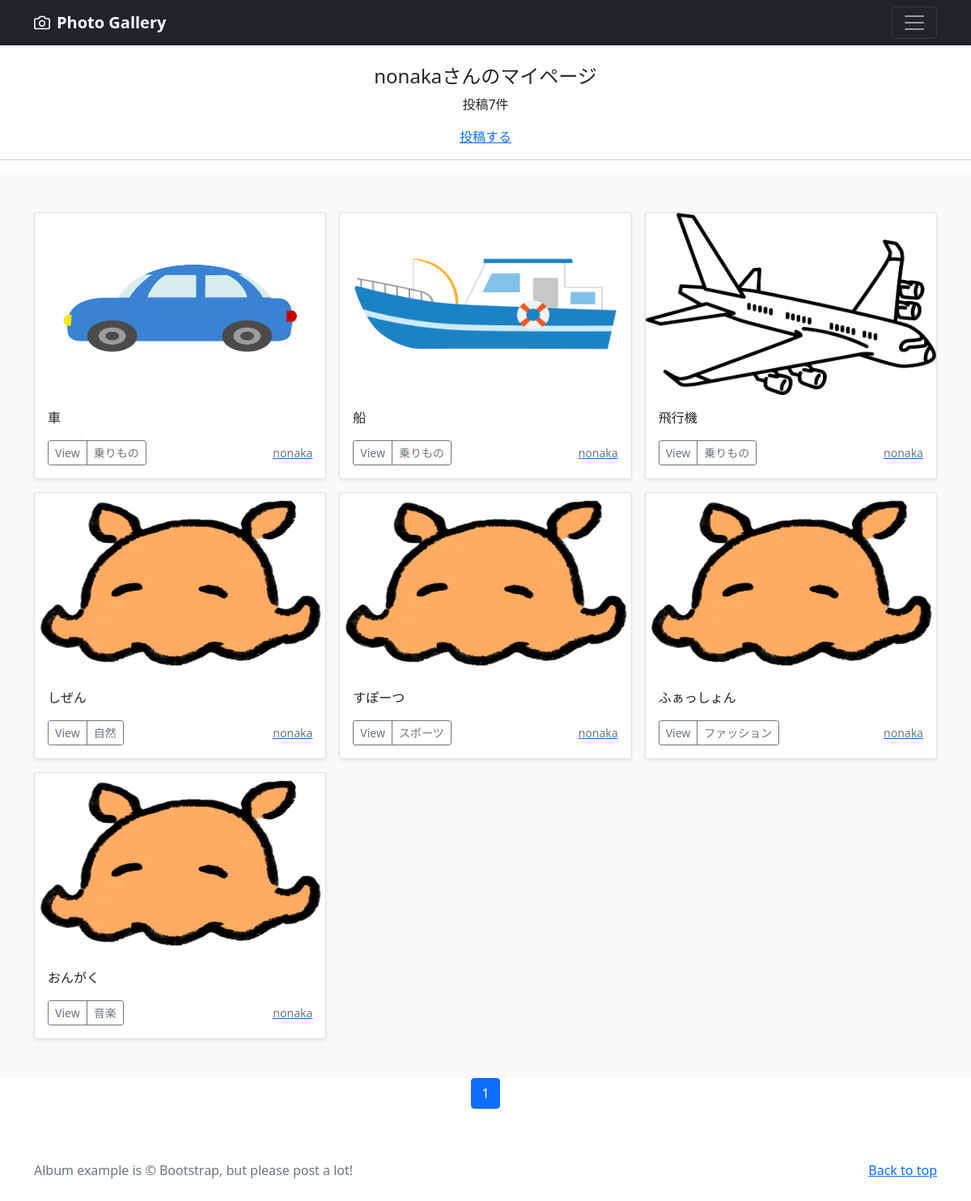
The app's page /mypage/ (signed in) with its own data.
### accounts/models.py (models this page shows)
class CustomUser(AbstractUser):
    pass

### photo/models.py (models this page shows, shortened)
class PhotoPost(models.Model):
    user = models.ForeignKey(
        CustomUser,
        verbose_name='ユーザー',
        on_delete=models.CASCADE
    )
    category = models.ForeignKey(
        Category,
        verbose_name='カテゴリ',
        on_delete=models.PROTECT
    )
    title = models.CharField(
        verbose_name='タイトル',
        max_length=200
    )
    comment = models.TextField(
        verbose_name='コメント'
    )
    image1 = models.ImageField(
        verbose_name='イメージ1',
        upload_to= 'photos',
    )
    image2 = models.ImageField(
        verbose_name= 'イメージ2',
        upload_to='photos',
        blank=True,
        null=True
    )
    posted_at = models.DateTimeField(
        verbose_name='投稿日時' ,
        auto_now_add=True
    )

class Category(models.Model):
    title = models.CharField(
        verbose_name='カテゴリ',
        max_length=20)

### photo/views.py (the view)
# urls.py: path('mypage/',views.MypageView.as_view(),name = 'mypage'),
class MypageView(ListView):
    template_name = 'mypage.html'
    paginate_by = 9
    def get_queryset(self):
        queryset = PhotoPost.objects.filter(
            user = self.request.user).order_by('-posted_at')
        return queryset

### photo/templates/mypage.html (shortened to what this page needs)
{% extends 'base.html' %}
{% block contents %}
{% if user.is_authenticated %}
    <br>
    <div style="text-align: center;">
        <h4>{{user.username}}さんのマイページ</h4>
    {% if object_list.count == 0 %}
        <p>{{user.username}}さんの投稿はありません</p>
    {% else %}
        <p>投稿{{object_list.count}}件</p>
    {% endif %}
    <a href="{% url 'photo:post' %}">投稿する</a>
    </div>
    <hr>
{% endif %}
{% include "photos_list.html" %}
{% include "pagenation.html" %}
{% endblock %}

### photo/templates/base.html (shortened to what this page needs)
{% load static %}
<!doctype html>
<html lang="ja">
<head>
  <link href="https://cdn.jsdelivr.net/npm/bootstrap@5.0.2/dist/css/bootstrap.min.css" rel="stylesheet"
>
</head>
<body>
  <header>
    <div class="navbar navbar-dark bg-dark shadow-sm">
      <div class="container">
        <a href="{% url 'photo:index' %}" class="navbar-brand d-flex align-items-center">
          <strong>Photo Gallery</strong>
        </a>
        <button class="navbar-toggler" type="button" data-bs-toggle="collapse" data-bs-target="#navbarHeader"
          aria-controls="navbarHeader" aria-expanded="false" aria-label="Toggle navigation">
          <span class="navbar-toggler-icon"></span>
        </button>
      </div>
    </div>
  </header>
  <main>
    {% block contents %}{% endblock %}
  </main>
  <footer class="text-muted py-5">
    <div class="container">
      <p class="float-end mb-1">
        <a href="{% url 'photo:index' %}">Back to top</a>
      </p>
      <p class="mb-1">Album example is &copy; Bootstrap, but please post a lot!</p>
    </div>
  </footer>
</body>
</html>

### photo/templates/photos_list.html (shortened to what this page needs)
  <div class="album py-5 bg-light">
    <div class="container">
      <div class="row row-cols-1 row-cols-sm-2 row-cols-md-3 g-3">
        {% for record in object_list %}
        <div class="col">
          <div class="card shadow-sm">
            <img src="{{ record.image1.url }}"
            class="bd-placeholder-img card-img-top"
            width="100%" height="225"
            xmlns="http://www.w3.org/2000/svg"
            role="img" aria-label="Placeholder: Thumbnail" preserveAspectRatio="xMidYMid slice"
            focusable="false">
            <rect width="100%" height="100%" fill="#55595c"/>
            <div class="card-body">
              <p class="card-text">
                {{record.title}}
              </p>
              <div class="d-flex justify-content-between align-items-center">
                <div class="btn-group">
                  <button type="button" class="btn btn-sm btn-outline-secondary"onclick="location.href='{% url 'photo:photo_detail' record.pk %}'">View</button>
                  <button type="button" class="btn btn-sm btn-outline-secondary"onclick="location.href='{% url 'photo:photos_cat' category=record.category.id %}'">{{record.category.title}}</button>
                </div>
                  <a href="{% url 'photo:user_list' user=record.user.id %}">
                    <small class="text-muted">{{record.user.username}}</small>
                  </a>
              </div>
            </div>
          </div>
        </div>
        {% endfor %}
      </div>
    </div>
  </div>

### photo/templates/pagenation.html (shortened to what this page needs)
<ul class="pagination" style="justify-content:center">
    {% for num in page_obj.paginator.page_range %}
        {% if page_obj.number == num %}
    <li class="page-item active">
        <span class="page-link">{{ num }}</span>
    </li>
    {% endif %}
    {% endfor %}
</ul>

### photo/templates/base.html (style rules this page uses)
.bd-placeholder-img { font-size: 1.125rem; text-anchor: middle; -webkit-user-select: none; -moz-user-select: none; user-select: none; }

### records on screen
CustomUser: username "nonaka"
PhotoPost: image1 (picture), title "車", category "乗りもの", user.username "nonaka"
PhotoPost: image1 (picture), title "船", category "乗りもの", user.username "nonaka"
PhotoPost: image1 (picture), title "飛行機", category "乗りもの", user.username "nonaka"
PhotoPost: image1 (picture), title "しぜん", category "自然", user.username "nonaka"
PhotoPost: image1 (picture), title "すぽーつ", category "スポーツ", user.username "nonaka"
PhotoPost: image1 (picture), title "ふぁっしょん", category "ファッション", user.username "nonaka"
PhotoPost: image1 (picture), title "おんがく", category "音楽", user.username "nonaka"

### other values on screen
{{ object_list.count }} "7"
{{ num }} "1"
